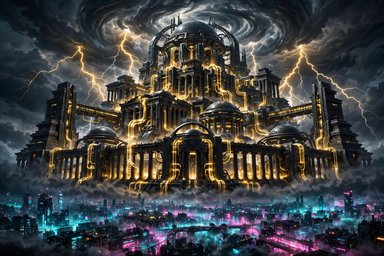
#> input picture UnityProof/Assets/Playtest/Resources/CardArt/zeus_capital_olympus_citadel.jpg, 384 x 256 px, found by its file name
$ python make_coin_textures.py ../../../UnityProof/Assets/Playtest/Resources/CardArt/zeus_capital_olympus_citadel.jpg ../../../laptop-backup/unity-release-candidate-0.4.5/UnityProof/Assets/Playtest/Resources/CardArt/poseidon_capital_trident_bastion.jpg
#> lines starting #> are read from the running program, lines starting #| are printed output that depends on the picture; after the words box and inside, x2 and y2 are one past the last pixel; in counts of white or black regions, pixels touching at a corner belong together
"""Placeholder coin skin textures for AI-080-COIN-3D-PRESENTATION.

Writes PNGs into <overlay>/Assets/Playtest/Resources/CoinSkins/<Skin>/:
  front.png (seat 0, Zeus)  back.png (seat 1, Poseidon)  rim.png (wraps the edge, u = around).
Colors follow 3DTuba docs/production/FACTION_COLOR_GUIDE.md. The CapitalArtTest skin reuses the
existing capital card art already in the restoration Resources/CardArt folder (no new generation).

usage: python make_coin_textures.py <overlay root> <restoration UnityProof root>
"""
import math, os, sys
from PIL import Image, ImageDraw, ImageFilter, ImageFont

FACE = 1024
RIM_W, RIM_H = 1024, 64
FONT = r"C:\Windows\Fonts\georgiab.ttf"

ZEUS_GOLD, ZEUS_GOLD_HI = (178, 154, 63), (255, 239, 157)
ZEUS_WHITE, ZEUS_BLUE, ZEUS_BOLT = (238, 241, 246), (30, 60, 140), (205, 230, 255)
POS_NAVY, POS_TEAL, POS_CYAN, PEARL = (8, 30, 46), (32, 137, 171), (139, 246, 255), (232, 228, 214)


def radial(size, inner, outer, power=1.0):
    im = Image.new("RGB", (size, size))
    px = im.load(); c = (size - 1) / 2
    for y in range(size):
        for x in range(size):
            t = min(1.0, math.hypot(x - c, y - c) / c) ** power
            px[x, y] = tuple(int(inner[i] + (outer[i] - inner[i]) * t) for i in range(3))
    return im


def ring(draw, c, r0, r1, color):
    draw.ellipse([c - r1, c - r1, c + r1, c + r1], fill=color)
    draw.ellipse([c - r0, c - r0, c + r0, c + r0], fill=None)


def rim_band(im, c, r_in, r_out, base, hi, ticks, tick_color):
    d = ImageDraw.Draw(im)
    d.ellipse([c - r_out, c - r_out, c + r_out, c + r_out], fill=base)
    d.ellipse([c - r_out + 10, c - r_out + 10, c + r_out - 10, c + r_out - 10], outline=hi, width=6)
    for i in range(ticks):
        a = 2 * math.pi * i / ticks
        p0 = (c + math.cos(a) * (r_in + 8), c + math.sin(a) * (r_in + 8))
        p1 = (c + math.cos(a) * (r_out - 22), c + math.sin(a) * (r_out - 22))
        d.line([p0, p1], fill=tick_color, width=5)
    d.ellipse([c - r_in, c - r_in, c + r_in, c + r_in], outline=hi, width=8)


def paste_disc(dst, src, c, r):
    mask = Image.new("L", dst.size, 0)
    ImageDraw.Draw(mask).ellipse([c - r, c - r, c + r, c + r], fill=255)
    dst.paste(src, (0, 0), mask)


def glow(im, shape_draw, color, blur):
    layer = Image.new("RGBA", im.size, (0, 0, 0, 0))
    shape_draw(ImageDraw.Draw(layer), color + (255,))
    layer = layer.filter(ImageFilter.GaussianBlur(blur))
    im.alpha_composite(layer)


def label(im, text, cy, size, fill, outline):
    d = ImageDraw.Draw(im)
    font = ImageFont.truetype(FONT, size)
    w = d.textlength(text, font=font)
    d.text(((FACE - w) / 2, cy - size * .6), text, font=font, fill=fill, stroke_width=6, stroke_fill=outline)


def bolt(cx, cy, s):
    pts = [(.10, -1.0), (-.42, .08), (-.06, .08), (-.22, 1.0), (.46, -.18), (.08, -.18), (.32, -1.0)]
    return [(cx + x * s, cy + y * s) for x, y in pts]


def trident(d, cx, cy, s, color):
    w = int(s * .09)
    d.line([(cx, cy - s * .55), (cx, cy + s * 1.0)], fill=color, width=w)          # shaft
    d.arc([cx - s * .55, cy - s * 1.15, cx + s * .55, cy - s * .05], 0, 180, fill=color, width=w)  # cross-guard
    for x in (-.55, 0, .55):
        tip = cy - s * (1.0 if x == 0 else .78)
        base = cy - s * .55 if x == 0 else cy - s * .6
        d.line([(cx + x * s, base), (cx + x * s, tip)], fill=color, width=w)
        d.polygon([(cx + x * s - w * 1.4, tip + w), (cx + x * s, tip - w * 2.2), (cx + x * s + w * 1.4, tip + w)], fill=color)
    d.ellipse([cx - w * 1.6, cy + s * .2 - w * 1.6, cx + w * 1.6, cy + s * .2 + w * 1.6], fill=color)


def zeus_face():
    c = FACE / 2
    im = radial(FACE, ZEUS_GOLD_HI, ZEUS_GOLD, 1.6).convert("RGBA")
#> in radial, `im = Image.new("RGB", (size, size))`: im: PIL image 1024x1024 RGB; every value is 0
    rim_band(im, c, c * .80, c, ZEUS_GOLD, ZEUS_GOLD_HI, 48, (120, 98, 30))
    field = radial(FACE, (255, 255, 255), (196, 206, 224), 1.4)
    paste_disc(im, field, c, c * .78)
    d = ImageDraw.Draw(im)
    d.ellipse([c - c * .78, c - c * .78, c + c * .78, c + c * .78], outline=ZEUS_BLUE, width=10)
    glow(im, lambda dd, col: dd.polygon(bolt(c, c * .86, c * .46), fill=col), (90, 160, 255), 22)
    d = ImageDraw.Draw(im)
    d.polygon(bolt(c, c * .86, c * .46), fill=ZEUS_BLUE, outline=ZEUS_BOLT)
    d.line(bolt(c, c * .86, c * .46) + [bolt(c, c * .86, c * .46)[0]], fill=ZEUS_GOLD, width=6)
    label(im, "ZEUS", c * 1.52, 150, ZEUS_BLUE, ZEUS_GOLD_HI)
    return im.convert("RGB")


def poseidon_face():
    c = FACE / 2
    im = radial(FACE, PEARL, (176, 160, 110), 1.6).convert("RGBA")
    rim_band(im, c, c * .80, c, (200, 190, 160), PEARL, 48, ZEUS_GOLD)
    field = radial(FACE, POS_TEAL, POS_NAVY, .9)
    paste_disc(im, field, c, c * .78)
    d = ImageDraw.Draw(im)
    d.ellipse([c - c * .78, c - c * .78, c + c * .78, c + c * .78], outline=POS_CYAN, width=10)
    glow(im, lambda dd, col: trident(dd, c, c * .88, c * .44, col), POS_CYAN, 18)
    trident(ImageDraw.Draw(im), c, c * .88, c * .44, (220, 252, 255))
    label(im, "POSEIDON", c * 1.52, 118, PEARL, POS_NAVY)
    return im.convert("RGB")


def art_face(art_path, ring_base, ring_hi, ticks, name, text_fill, text_outline):
    c = FACE / 2
    im = radial(FACE, ring_hi, ring_base, 1.6).convert("RGBA")
    rim_band(im, c, c * .80, c, ring_base, ring_hi, 32, text_outline)
    art = Image.open(art_path).convert("RGB")
    side = min(art.size)
    art = art.crop(((art.width - side) // 2, (art.height - side) // 2, (art.width + side) // 2, (art.height + side) // 2))
    art = art.resize((int(c * 1.56),) * 2, Image.LANCZOS)
    holder = Image.new("RGB", (FACE, FACE)); holder.paste(art, (int(c - c * .78),) * 2)
    paste_disc(im, holder, c, c * .78)
    d = ImageDraw.Draw(im)
    d.rounded_rectangle([c - 330, c * 1.40, c + 330, c * 1.66], radius=40, fill=(0, 0, 0, 170))
    label(im, name, c * 1.53, 104, text_fill, text_outline)
    return im.convert("RGB")


def rim_tex(base, hi, lo, stripes):
    im = Image.new("RGB", (RIM_W, RIM_H), base)
    d = ImageDraw.Draw(im)
    step = RIM_W / stripes
    for i in range(stripes):
        x = i * step
        d.rectangle([x, 6, x + step * .35, RIM_H - 7], fill=hi)
        d.rectangle([x + step * .55, 6, x + step * .75, RIM_H - 7], fill=lo)
    d.rectangle([0, 0, RIM_W, 4], fill=hi); d.rectangle([0, RIM_H - 5, RIM_W, RIM_H], fill=hi)
    return im


def main(overlay, proof):
    root = os.path.join(overlay, "Assets", "Playtest", "Resources", "CoinSkins")
    art = os.path.join(proof, "Assets", "Playtest", "Resources", "CardArt")
    out = {
        "Default": {"front": zeus_face(), "back": poseidon_face(),
                    "rim": rim_tex(ZEUS_GOLD, ZEUS_GOLD_HI, (110, 90, 32), 96)},
        "CapitalArtTest": {
            "front": art_face(os.path.join(art, "zeus_capital_olympus_citadel.jpg"), ZEUS_GOLD, ZEUS_GOLD_HI, 32, "ZEUS", ZEUS_WHITE, ZEUS_BLUE),
            "back": art_face(os.path.join(art, "poseidon_capital_trident_bastion.jpg"), POS_TEAL, POS_CYAN, 32, "POSEIDON", PEARL, POS_NAVY),
            "rim": rim_tex((150, 170, 185), (225, 245, 255), (40, 90, 110), 64)},
    }
#> in paste_disc, `mask = Image.new("L", dst.size, 0)`: mask: PIL image 1024x1024 L; every value is 0
#> in paste_disc, `ImageDraw.Draw(mask).ellipse([c - r, c - r, c + r, c + r], fill=255)`:
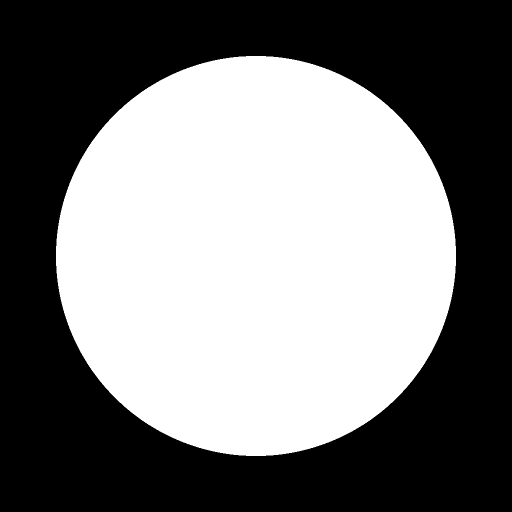
#> mask: PIL image 1024x1024 L (shown at 1/2 size); 47.9% white; 1 white region, box (x1, y1, x2, y2) and area: (112, 112, 912, 912) 502540
#> in glow, `layer = Image.new("RGBA", im.size, (0, 0, 0, 0))`: layer: PIL image 1024x1024 RGBA; every value is 0
#> in label, `w = d.textlength(text, font=font)`: w = 402.6
#> in poseidon_face, `c = FACE / 2`: c = 512
#> the loop in rim_band (call 2), `for i in range(ticks):` made 48 passes
#> (p0, p1) on passes 1 to 12: ((929.6, 512), (1002, 512)), ((926, 566.5), (997.8, 576)), ((915.4, 620.1), (985.3, 638.8)), ((897.8, 671.8), (964.7, 699.5)), ((873.7, 720.8), (936.4, 757)), ((843.3, 766.2), (900.7, 810.3)), ((807.3, 807.3), (858.5, 858.5)), ((766.2, 843.3), (810.3, 900.7)), ((720.8, 873.7), (757, 936.4)), ((671.8, 897.8), (699.5, 964.7)), ((620.1, 915.4), (638.8, 985.3)), ((566.5, 926), (576, 997.8))
#> in art_face, art is the input picture: PIL image 384x256 RGB; mean R, G, B 64.1, 65.1, 65.7
#> call 2 of art_face, with ring_base = (32, 137, 171), ring_hi = (139, 246, 255), ticks = 32, name = 'POSEIDON', text_fill = (232, 228, 214), text_outline = (8, 30, 46)
#> in art_face (call 2), `im = radial(FACE, ring_hi, ring_base, 1.6).convert("RGBA")`:
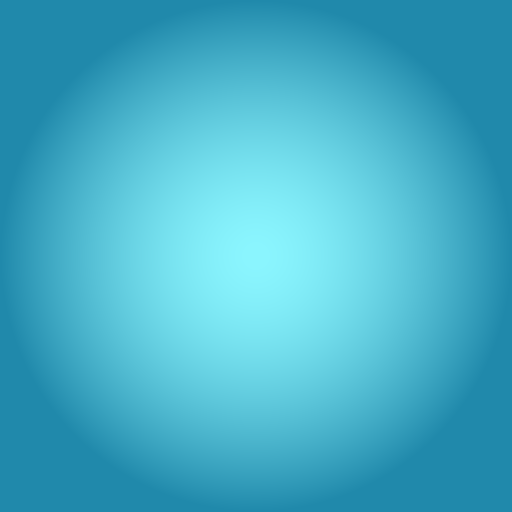
#> im: PIL image 1024x1024 RGBA (shown at 1/2 size); mean R, G, B, A 68.9, 174.6, 199.9, 255
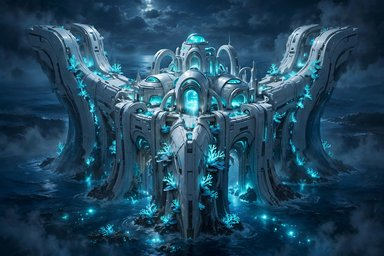
#> input picture laptop-backup/unity-release-candidate-0.4.5/UnityProof/Assets/Playtest/Resources/CardArt/poseidon_capital_trident_bastion.jpg, 384 x 256 px, found by its file name
#> in art_face, art is the input picture: PIL image 384x256 RGB; mean R, G, B 34, 70.8, 93.4
#> call 4 of label, with text = 'POSEIDON', cy = 783.4, size = 104, fill = (232, 228, 214), outline = (8, 30, 46)
#> in label (call 4), `d = ImageDraw.Draw(im)`:
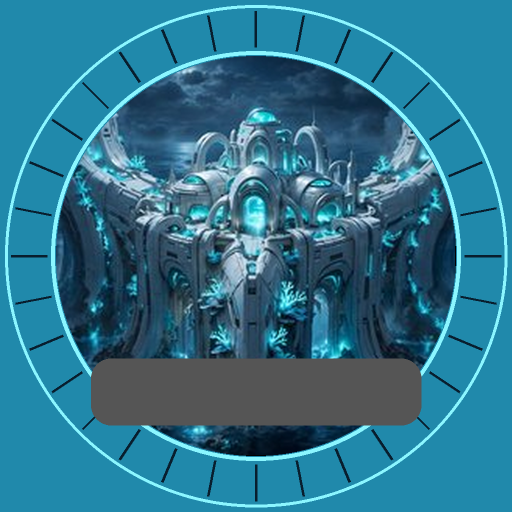
#> im: PIL image 1024x1024 RGBA (shown at 1/2 size); mean R, G, B, A 39.3, 109.3, 134.7, 247.9; transparent parts drawn white
#> in label (call 4), `w = d.textlength(text, font=font)`: w = 546.7
#> call 2 of rim_tex, with base = (150, 170, 185), hi = (225, 245, 255), lo = (40, 90, 110), stripes = 64
#> in rim_tex (call 2), `im = Image.new("RGB", (RIM_W, RIM_H), base)`:
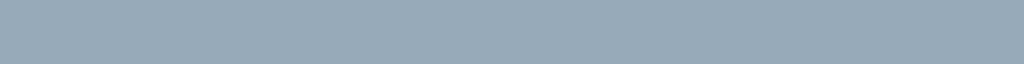
#> im: PIL image 1024x64 RGB; mean R, G, B 150, 170, 185
    for skin, faces in out.items():
        os.makedirs(os.path.join(root, skin), exist_ok=True)
        for name, im in faces.items():
            p = os.path.join(root, skin, name + ".png"); im.save(p); print(p, im.size)
#> this loop made 2 passes
#> skin on passes 1 to 2: 'Default', 'CapitalArtTest'
#| ../../../UnityProof/Assets/Playtest/Resources/CardArt/zeus_capital_olympus_citadel.jpg/Assets/Playtest/Resources/CoinSkins/Default/front.png (1024, 1024)
#| ../../../UnityProof/Assets/Playtest/Resources/CardArt/zeus_capital_olympus_citadel.jpg/Assets/Playtest/Resources/CoinSkins/Default/back.png (1024, 1024)
#| ../../../UnityProof/Assets/Playtest/Resources/CardArt/zeus_capital_olympus_citadel.jpg/Assets/Playtest/Resources/CoinSkins/Default/rim.png (1024, 64)
#| ../../../UnityProof/Assets/Playtest/Resources/CardArt/zeus_capital_olympus_citadel.jpg/Assets/Playtest/Resources/CoinSkins/CapitalArtTest/front.png (1024, 1024)
#| ../../../UnityProof/Assets/Playtest/Resources/CardArt/zeus_capital_olympus_citadel.jpg/Assets/Playtest/Resources/CoinSkins/CapitalArtTest/back.png (1024, 1024)
#| ../../../UnityProof/Assets/Playtest/Resources/CardArt/zeus_capital_olympus_citadel.jpg/Assets/Playtest/Resources/CoinSkins/CapitalArtTest/rim.png (1024, 64)
#> pass 1, in main, `p = os.path.join(root, skin, name + ".png"); im.save(p); print(p, im.s..`:
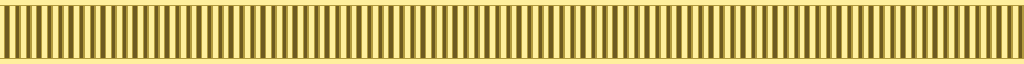
#> saved as rim.png: PIL image 1024x64 RGB; mean R, G, B 200.1, 181.2, 103.2
#> pass 2, in main, `p = os.path.join(root, skin, name + ".png"); im.save(p); print(p, im.s..`:
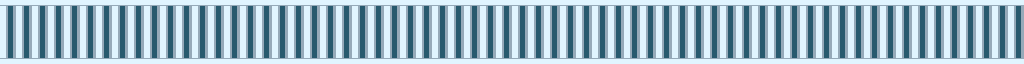
#> saved as rim.png: PIL image 1024x64 RGB; mean R, G, B 156.6, 184.3, 198.2


if __name__ == "__main__":
    main(sys.argv[1], sys.argv[2])
